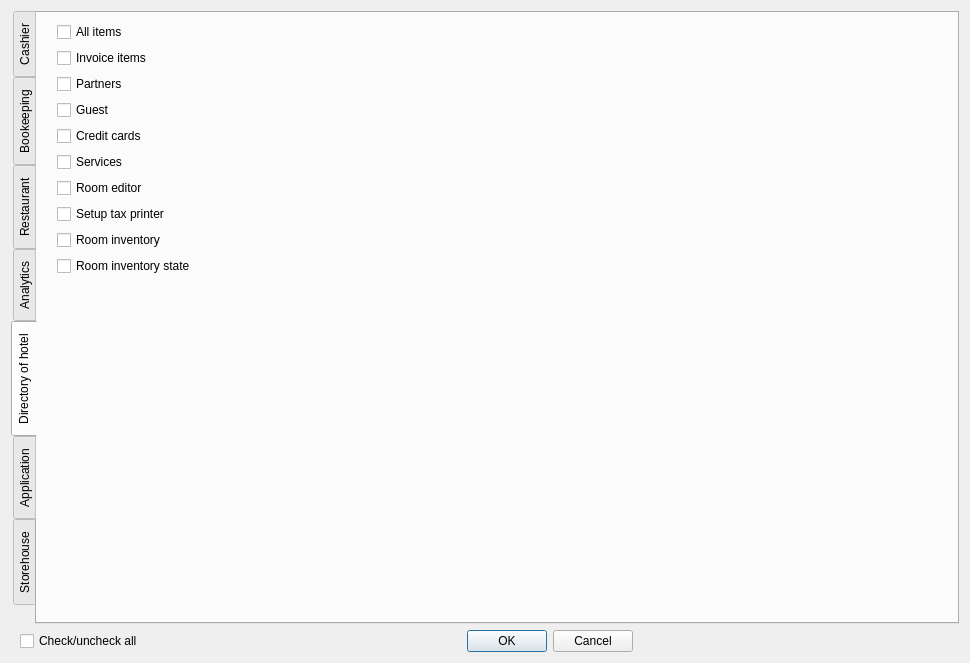
<?xml version="1.0" encoding="UTF-8"?>
<ui version="4.0">
 <class>DlgUserRights</class>
 <widget class="QDialog" name="DlgUserRights">
  <property name="geometry">
   <rect>
    <x>0</x>
    <y>0</y>
    <width>970</width>
    <height>663</height>
   </rect>
  </property>
  <property name="sizePolicy">
   <sizepolicy hsizetype="Preferred" vsizetype="Preferred">
    <horstretch>0</horstretch>
    <verstretch>0</verstretch>
   </sizepolicy>
  </property>
  <property name="windowTitle">
   <string>Rights for</string>
  </property>
  <property name="Tag" stdset="0">
   <number>10</number>
  </property>
  <layout class="QVBoxLayout" name="verticalLayout_2">
   <item>
    <widget class="QTabWidget" name="tw">
     <property name="tabPosition">
      <enum>QTabWidget::West</enum>
     </property>
     <property name="currentIndex">
      <number>4</number>
     </property>
     <property name="elideMode">
      <enum>Qt::ElideNone</enum>
     </property>
     <property name="usesScrollButtons">
      <bool>true</bool>
     </property>
     <property name="documentMode">
      <bool>false</bool>
     </property>
     <widget class="QWidget" name="tabCashier">
      <attribute name="title">
       <string>Cashier</string>
      </attribute>
      <layout class="QVBoxLayout" name="verticalLayout">
       <property name="leftMargin">
        <number>20</number>
       </property>
       <item>
        <widget class="EQCheckBox" name="chMenuCashier">
         <property name="text">
          <string>All items</string>
         </property>
         <property name="Tag" stdset="0">
          <number>29</number>
         </property>
        </widget>
       </item>
       <item>
        <widget class="EQCheckBox" name="chAdvanceReceipt">
         <property name="text">
          <string>Advance voucher</string>
         </property>
         <property name="Tag" stdset="0">
          <number>39</number>
         </property>
        </widget>
       </item>
       <item>
        <widget class="EQCheckBox" name="chReceiptVaucher">
         <property name="text">
          <string>Receipt voucher</string>
         </property>
         <property name="Tag" stdset="0">
          <number>40</number>
         </property>
        </widget>
       </item>
       <item>
        <widget class="EQCheckBox" name="chPostCharge">
         <property name="text">
          <string>Post charging</string>
         </property>
         <property name="Tag" stdset="0">
          <number>41</number>
         </property>
        </widget>
       </item>
       <item>
        <widget class="EQCheckBox" name="chDiscountVaucher">
         <property name="text">
          <string>Discount voucher</string>
         </property>
         <property name="Tag" stdset="0">
          <number>43</number>
         </property>
        </widget>
       </item>
       <item>
        <widget class="EQCheckBox" name="chTransferAmount">
         <property name="text">
          <string>Transfer voucher</string>
         </property>
         <property name="Tag" stdset="0">
          <number>42</number>
         </property>
        </widget>
       </item>
       <item>
        <widget class="EQCheckBox" name="chRefundVoucher">
         <property name="text">
          <string>Refund voucher</string>
         </property>
         <property name="Tag" stdset="0">
          <number>101</number>
         </property>
        </widget>
       </item>
       <item>
        <widget class="EQCheckBox" name="chTransferAnyDirection">
         <property name="text">
          <string>Transfer amount, any direction</string>
         </property>
         <property name="Tag" stdset="0">
          <number>102</number>
         </property>
        </widget>
       </item>
       <item>
        <widget class="EQCheckBox" name="chCashReports">
         <property name="text">
          <string>Cash reports</string>
         </property>
         <property name="Tag" stdset="0">
          <number>44</number>
         </property>
        </widget>
       </item>
       <item>
        <widget class="EQCheckBox" name="chCurrencies">
         <property name="text">
          <string>Currencies</string>
         </property>
         <property name="Tag" stdset="0">
          <number>38</number>
         </property>
        </widget>
       </item>
       <item>
        <widget class="EQCheckBox" name="chInvoiceExportToExcel">
         <property name="text">
          <string>Export invoice to excel</string>
         </property>
         <property name="Tag" stdset="0">
          <number>89</number>
         </property>
        </widget>
       </item>
       <item>
        <widget class="EQCheckBox" name="chAdvanceReport">
         <property name="text">
          <string>Advance report</string>
         </property>
         <property name="Tag" stdset="0">
          <string>91</string>
         </property>
        </widget>
       </item>
       <item>
        <widget class="EQCheckBox" name="chChangeRVDateBank">
         <property name="text">
          <string>Chage date for saved bank receipt voucher</string>
         </property>
         <property name="Tag" stdset="0">
          <number>93</number>
         </property>
        </widget>
       </item>
       <item>
        <widget class="EQCheckBox" name="chChangeRVDateCash">
         <property name="text">
          <string>Change date for saved cash receipt voucher</string>
         </property>
         <property name="Tag" stdset="0">
          <number>94</number>
         </property>
        </widget>
       </item>
       <item>
        <widget class="EQCheckBox" name="chChangeRVDateCL">
         <property name="text">
          <string>Change date for saved CL receipt voucher</string>
         </property>
         <property name="Tag" stdset="0">
          <number>95</number>
         </property>
        </widget>
       </item>
       <item>
        <widget class="EQCheckBox" name="chChangeDateRVCard">
         <property name="text">
          <string>Change date for saved card receipt voucher</string>
         </property>
         <property name="Tag" stdset="0">
          <number>96</number>
         </property>
        </widget>
       </item>
       <item>
        <spacer name="verticalSpacer_3">
         <property name="orientation">
          <enum>Qt::Vertical</enum>
         </property>
         <property name="sizeHint" stdset="0">
          <size>
           <width>20</width>
           <height>405</height>
          </size>
         </property>
        </spacer>
       </item>
      </layout>
     </widget>
     <widget class="QWidget" name="tabBookeeping">
      <attribute name="title">
       <string>Bookeeping</string>
      </attribute>
      <layout class="QVBoxLayout" name="verticalLayout_3">
       <property name="leftMargin">
        <number>20</number>
       </property>
       <item>
        <widget class="EQCheckBox" name="chMenuBookeeping">
         <property name="text">
          <string>All items</string>
         </property>
         <property name="Tag" stdset="0">
          <number>9</number>
         </property>
        </widget>
       </item>
       <item>
        <widget class="EQCheckBox" name="chVaucherHistory">
         <property name="text">
          <string>Vouchers history</string>
         </property>
         <property name="Tag" stdset="0">
          <number>37</number>
         </property>
        </widget>
       </item>
       <item>
        <widget class="EQCheckBox" name="chDailyMovement">
         <property name="text">
          <string>Daily movement</string>
         </property>
         <property name="Tag" stdset="0">
          <number>30</number>
         </property>
        </widget>
       </item>
       <item>
        <widget class="EQCheckBox" name="chMonthlyTotal">
         <property name="text">
          <string>Monthly total</string>
         </property>
         <property name="Tag" stdset="0">
          <number>31</number>
         </property>
        </widget>
       </item>
       <item>
        <widget class="EQCheckBox" name="chCheckoutInvoices">
         <property name="text">
          <string>Checkout invoices</string>
         </property>
         <property name="Tag" stdset="0">
          <number>33</number>
         </property>
        </widget>
       </item>
       <item>
        <widget class="EQCheckBox" name="chMoveInvoiceItem">
         <property name="text">
          <string>Move entry in checkout invoice</string>
         </property>
         <property name="Tag" stdset="0">
          <number>80</number>
         </property>
        </widget>
       </item>
       <item>
        <widget class="EQCheckBox" name="chSuperCorrection">
         <property name="text">
          <string>Super correction</string>
         </property>
         <property name="Tag" stdset="0">
          <number>27</number>
         </property>
        </widget>
       </item>
       <item>
        <widget class="EQCheckBox" name="chBookHGuestTrayLegder">
         <property name="text">
          <string>Guest tray ledger</string>
         </property>
         <property name="Tag" stdset="0">
          <number>107</number>
         </property>
        </widget>
       </item>
       <item>
        <widget class="EQCheckBox" name="chInhouseDetailedBalance">
         <property name="text">
          <string>Inhouse guests detailed balances</string>
         </property>
         <property name="Tag" stdset="0">
          <number>108</number>
         </property>
        </widget>
       </item>
       <item>
        <widget class="EQCheckBox" name="chYeralyFinancial">
         <property name="text">
          <string>Yearly financial report</string>
         </property>
         <property name="Tag" stdset="0">
          <number>109</number>
         </property>
        </widget>
       </item>
       <item>
        <spacer name="verticalSpacer_4">
         <property name="orientation">
          <enum>Qt::Vertical</enum>
         </property>
         <property name="sizeHint" stdset="0">
          <size>
           <width>20</width>
           <height>428</height>
          </size>
         </property>
        </spacer>
       </item>
      </layout>
     </widget>
     <widget class="QWidget" name="tabRestaurant">
      <attribute name="title">
       <string>Restaurant</string>
      </attribute>
      <layout class="QVBoxLayout" name="verticalLayout_4">
       <property name="leftMargin">
        <number>20</number>
       </property>
       <item>
        <widget class="EQCheckBox" name="chMenuRestaurant">
         <property name="text">
          <string>Directory</string>
         </property>
         <property name="Tag" stdset="0">
          <string>10</string>
         </property>
        </widget>
       </item>
       <item>
        <widget class="EQCheckBox" name="chOnlineRest">
         <property name="text">
          <string>Restaurant online</string>
         </property>
         <property name="Tag" stdset="0">
          <number>79</number>
         </property>
        </widget>
       </item>
       <item>
        <widget class="EQCheckBox" name="chReportRestaurant">
         <property name="text">
          <string>Restaurant total</string>
         </property>
         <property name="Tag" stdset="0">
          <number>32</number>
         </property>
        </widget>
       </item>
       <item>
        <widget class="EQCheckBox" name="chRestaurantReports">
         <property name="text">
          <string>Reports</string>
         </property>
         <property name="Tag" stdset="0">
          <string>81</string>
         </property>
        </widget>
       </item>
       <item>
        <widget class="EQCheckBox" name="choMovement">
         <property name="text">
          <string>Move table/dishes</string>
         </property>
         <property name="Tag" stdset="0">
          <number>50</number>
         </property>
        </widget>
       </item>
       <item>
        <widget class="EQCheckBox" name="choCancelation">
         <property name="text">
          <string>Cancelation</string>
         </property>
         <property name="Tag" stdset="0">
          <number>51</number>
         </property>
        </widget>
       </item>
       <item>
        <widget class="EQCheckBox" name="choPrintUnlimitedReceipt">
         <property name="text">
          <string>Print unlimited receipt</string>
         </property>
         <property name="Tag" stdset="0">
          <number>52</number>
         </property>
        </widget>
       </item>
       <item>
        <widget class="EQCheckBox" name="choPrintReports">
         <property name="text">
          <string>Print reports</string>
         </property>
         <property name="Tag" stdset="0">
          <number>53</number>
         </property>
        </widget>
       </item>
       <item>
        <widget class="EQCheckBox" name="chRestReportanyDay">
         <property name="text">
          <string>Print reports, any day</string>
         </property>
         <property name="Tag" stdset="0">
          <number>68</number>
         </property>
        </widget>
       </item>
       <item>
        <widget class="EQCheckBox" name="chPrintReceiptByNumber">
         <property name="text">
          <string>Print receipt by number</string>
         </property>
         <property name="Tag" stdset="0">
          <number>73</number>
         </property>
        </widget>
       </item>
       <item>
        <widget class="EQCheckBox" name="chPrintTaxByNumber">
         <property name="text">
          <string>Print tax by number</string>
         </property>
         <property name="Tag" stdset="0">
          <number>78</number>
         </property>
        </widget>
       </item>
       <item>
        <widget class="EQCheckBox" name="chBanket">
         <property name="text">
          <string>Banket</string>
         </property>
         <property name="Tag" stdset="0">
          <number>55</number>
         </property>
        </widget>
       </item>
       <item>
        <widget class="EQCheckBox" name="chBreakfast">
         <property name="text">
          <string>Breakfast</string>
         </property>
         <property name="Tag" stdset="0">
          <number>57</number>
         </property>
        </widget>
       </item>
       <item>
        <widget class="EQCheckBox" name="chRecover">
         <property name="text">
          <string>Recover order</string>
         </property>
         <property name="Tag" stdset="0">
          <number>56</number>
         </property>
        </widget>
       </item>
       <item>
        <widget class="EQCheckBox" name="chComplimentary">
         <property name="text">
          <string>Complimentary</string>
         </property>
         <property name="Tag" stdset="0">
          <number>54</number>
         </property>
        </widget>
       </item>
       <item>
        <widget class="EQCheckBox" name="chRemoveOrderPermanent">
         <property name="text">
          <string>Remove order permanently</string>
         </property>
         <property name="Tag" stdset="0">
          <number>76</number>
         </property>
        </widget>
       </item>
       <item>
        <spacer name="verticalSpacer_6">
         <property name="orientation">
          <enum>Qt::Vertical</enum>
         </property>
         <property name="sizeHint" stdset="0">
          <size>
           <width>20</width>
           <height>195</height>
          </size>
         </property>
        </spacer>
       </item>
      </layout>
     </widget>
     <widget class="QWidget" name="tabAnalitics">
      <attribute name="title">
       <string>Analytics</string>
      </attribute>
      <layout class="QVBoxLayout" name="verticalLayout_12">
       <item>
        <widget class="EQCheckBox" name="chAnalyticsMenu">
         <property name="text">
          <string>All items</string>
         </property>
         <property name="Tag" stdset="0">
          <number>61</number>
         </property>
        </widget>
       </item>
       <item>
        <widget class="EQCheckBox" name="chMonthlyOccupancyPercentages">
         <property name="text">
          <string>Monthly occupancies percetages</string>
         </property>
         <property name="Tag" stdset="0">
          <number>110</number>
         </property>
        </widget>
       </item>
       <item>
        <widget class="EQCheckBox" name="chGuestByNationality">
         <property name="text">
          <string>Guests by nationality</string>
         </property>
         <property name="Tag" stdset="0">
          <number>111</number>
         </property>
        </widget>
       </item>
       <item>
        <widget class="EQCheckBox" name="chCardexAnalysis">
         <property name="text">
          <string>Cardex analysis</string>
         </property>
         <property name="Tag" stdset="0">
          <number>67</number>
         </property>
        </widget>
       </item>
       <item>
        <widget class="EQCheckBox" name="chReportSet">
         <property name="text">
          <string>Report set</string>
         </property>
         <property name="Tag" stdset="0">
          <number>75</number>
         </property>
        </widget>
       </item>
       <item>
        <widget class="EQCheckBox" name="chCallIn">
         <property name="text">
          <string>Incoming calls</string>
         </property>
         <property name="Tag" stdset="0">
          <number>62</number>
         </property>
        </widget>
       </item>
       <item>
        <widget class="EQCheckBox" name="chCallOut">
         <property name="text">
          <string>Outgoing calls</string>
         </property>
         <property name="Tag" stdset="0">
          <number>63</number>
         </property>
        </widget>
       </item>
       <item>
        <widget class="EQCheckBox" name="chCallInt">
         <property name="text">
          <string>Internal calls</string>
         </property>
         <property name="Tag" stdset="0">
          <number>64</number>
         </property>
        </widget>
       </item>
       <item>
        <widget class="EQCheckBox" name="chCallTrasferOut">
         <property name="text">
          <string>Transfer out calls</string>
         </property>
         <property name="Tag" stdset="0">
          <number>65</number>
         </property>
        </widget>
       </item>
       <item>
        <widget class="EQCheckBox" name="chCallTransferIn">
         <property name="text">
          <string>Transfer in calls</string>
         </property>
         <property name="Tag" stdset="0">
          <number>66</number>
         </property>
        </widget>
       </item>
       <item>
        <spacer name="verticalSpacer_7">
         <property name="orientation">
          <enum>Qt::Vertical</enum>
         </property>
         <property name="sizeHint" stdset="0">
          <size>
           <width>20</width>
           <height>405</height>
          </size>
         </property>
        </spacer>
       </item>
      </layout>
     </widget>
     <widget class="QWidget" name="tabDirectoryofHotel">
      <attribute name="title">
       <string>Directory of hotel</string>
      </attribute>
      <layout class="QVBoxLayout" name="verticalLayout_6">
       <property name="leftMargin">
        <number>20</number>
       </property>
       <item>
        <widget class="EQCheckBox" name="chMenuDirectory">
         <property name="text">
          <string>All items</string>
         </property>
         <property name="Tag" stdset="0">
          <number>11</number>
         </property>
        </widget>
       </item>
       <item>
        <widget class="EQCheckBox" name="chInvoiceItems">
         <property name="text">
          <string>Invoice items</string>
         </property>
         <property name="Tag" stdset="0">
          <number>36</number>
         </property>
        </widget>
       </item>
       <item>
        <widget class="EQCheckBox" name="chPartners">
         <property name="text">
          <string>Partners</string>
         </property>
         <property name="Tag" stdset="0">
          <number>13</number>
         </property>
        </widget>
       </item>
       <item>
        <widget class="EQCheckBox" name="chGuests">
         <property name="text">
          <string>Guest</string>
         </property>
         <property name="Tag" stdset="0">
          <number>14</number>
         </property>
        </widget>
       </item>
       <item>
        <widget class="EQCheckBox" name="chCreditCard">
         <property name="text">
          <string>Credit cards</string>
         </property>
         <property name="Tag" stdset="0">
          <number>15</number>
         </property>
        </widget>
       </item>
       <item>
        <widget class="EQCheckBox" name="chServices">
         <property name="text">
          <string>Services</string>
         </property>
         <property name="Tag" stdset="0">
          <number>25</number>
         </property>
        </widget>
       </item>
       <item>
        <widget class="EQCheckBox" name="chRoomEditor">
         <property name="text">
          <string>Room editor</string>
         </property>
         <property name="Tag" stdset="0">
          <string>34</string>
         </property>
        </widget>
       </item>
       <item>
        <widget class="EQCheckBox" name="chSetupTax">
         <property name="text">
          <string>Setup tax printer</string>
         </property>
         <property name="Tag" stdset="0">
          <number>35</number>
         </property>
        </widget>
       </item>
       <item>
        <widget class="EQCheckBox" name="chHotelRoomInventory">
         <property name="text">
          <string>Room inventory</string>
         </property>
         <property name="Tag" stdset="0">
          <number>87</number>
         </property>
        </widget>
       </item>
       <item>
        <widget class="EQCheckBox" name="chRoomInventoryState">
         <property name="text">
          <string>Room inventory state</string>
         </property>
         <property name="Tag" stdset="0">
          <number>88</number>
         </property>
        </widget>
       </item>
       <item>
        <spacer name="verticalSpacer_8">
         <property name="orientation">
          <enum>Qt::Vertical</enum>
         </property>
         <property name="sizeHint" stdset="0">
          <size>
           <width>20</width>
           <height>405</height>
          </size>
         </property>
        </spacer>
       </item>
      </layout>
     </widget>
     <widget class="QWidget" name="tabApplication">
      <attribute name="title">
       <string>Application</string>
      </attribute>
      <layout class="QVBoxLayout" name="verticalLayout_5">
       <property name="leftMargin">
        <number>20</number>
       </property>
       <item>
        <widget class="EQCheckBox" name="chMenuApplication">
         <property name="text">
          <string>All items</string>
         </property>
         <property name="Tag" stdset="0">
          <number>5</number>
         </property>
        </widget>
       </item>
       <item>
        <widget class="EQCheckBox" name="chUsersGroups">
         <property name="text">
          <string>Users groups</string>
         </property>
         <property name="Tag" stdset="0">
          <number>6</number>
         </property>
        </widget>
       </item>
       <item>
        <widget class="EQCheckBox" name="chUsers">
         <property name="text">
          <string>Users</string>
         </property>
         <property name="Tag" stdset="0">
          <number>7</number>
         </property>
        </widget>
       </item>
       <item>
        <widget class="EQCheckBox" name="chTrackChanges">
         <property name="text">
          <string>Changes tracking, common</string>
         </property>
         <property name="Tag" stdset="0">
          <number>8</number>
         </property>
        </widget>
       </item>
       <item>
        <widget class="EQCheckBox" name="chTrakingIndividual">
         <property name="text">
          <string>Changes tracking, individual</string>
         </property>
         <property name="Tag" stdset="0">
          <number>97</number>
         </property>
        </widget>
       </item>
       <item>
        <widget class="EQCheckBox" name="chGlobalConfig">
         <property name="text">
          <string>Global config</string>
         </property>
         <property name="Tag" stdset="0">
          <number>21</number>
         </property>
        </widget>
       </item>
       <item>
        <widget class="EQCheckBox" name="chUpdateProgram">
         <property name="text">
          <string>Update program</string>
         </property>
         <property name="Tag" stdset="0">
          <number>26</number>
         </property>
        </widget>
       </item>
       <item>
        <widget class="EQCheckBox" name="chExportInvoice">
         <property name="text">
          <string>Export invoices</string>
         </property>
         <property name="Tag" stdset="0">
          <number>22</number>
         </property>
        </widget>
       </item>
       <item>
        <widget class="EQCheckBox" name="chSingleVaucher">
         <property name="text">
          <string>Export event, restaurant</string>
         </property>
         <property name="Tag" stdset="0">
          <number>70</number>
         </property>
        </widget>
       </item>
       <item>
        <widget class="EQCheckBox" name="chExportSingleVauchers">
         <property name="text">
          <string>Export single vouchers</string>
         </property>
         <property name="Tag" stdset="0">
          <number>77</number>
         </property>
        </widget>
       </item>
       <item>
        <widget class="EQCheckBox" name="chActiveReserve">
         <property name="text">
          <string>Export active reservations</string>
         </property>
         <property name="Tag" stdset="0">
          <number>71</number>
         </property>
        </widget>
       </item>
       <item>
        <spacer name="verticalSpacer_9">
         <property name="orientation">
          <enum>Qt::Vertical</enum>
         </property>
         <property name="sizeHint" stdset="0">
          <size>
           <width>20</width>
           <height>359</height>
          </size>
         </property>
        </spacer>
       </item>
      </layout>
     </widget>
     <widget class="QWidget" name="tabStorehouse">
      <attribute name="title">
       <string>Storehouse</string>
      </attribute>
      <layout class="QVBoxLayout" name="verticalLayout_8">
       <item>
        <widget class="EQCheckBox" name="chStoreHouseAllItems">
         <property name="text">
          <string>All items</string>
         </property>
         <property name="Tag" stdset="0">
          <number>86</number>
         </property>
        </widget>
       </item>
       <item>
        <spacer name="verticalSpacer_10">
         <property name="orientation">
          <enum>Qt::Vertical</enum>
         </property>
         <property name="sizeHint" stdset="0">
          <size>
           <width>20</width>
           <height>566</height>
          </size>
         </property>
        </spacer>
       </item>
      </layout>
     </widget>
    </widget>
   </item>
   <item>
    <widget class="QWidget" name="widget" native="true">
     <property name="sizePolicy">
      <sizepolicy hsizetype="Minimum" vsizetype="Minimum">
       <horstretch>0</horstretch>
       <verstretch>0</verstretch>
      </sizepolicy>
     </property>
     <layout class="QHBoxLayout" name="horizontalLayout">
      <property name="topMargin">
       <number>0</number>
      </property>
      <property name="bottomMargin">
       <number>0</number>
      </property>
      <item>
       <widget class="QCheckBox" name="chCheckUncheck">
        <property name="text">
         <string>Check/uncheck all</string>
        </property>
       </widget>
      </item>
      <item>
       <spacer name="horizontalSpacer">
        <property name="orientation">
         <enum>Qt::Horizontal</enum>
        </property>
        <property name="sizeHint" stdset="0">
         <size>
          <width>138</width>
          <height>20</height>
         </size>
        </property>
       </spacer>
      </item>
      <item>
       <widget class="QPushButton" name="btnOk">
        <property name="text">
         <string>OK</string>
        </property>
       </widget>
      </item>
      <item>
       <widget class="QPushButton" name="btnCancel">
        <property name="text">
         <string>Cancel</string>
        </property>
       </widget>
      </item>
      <item>
       <spacer name="horizontalSpacer_2">
        <property name="orientation">
         <enum>Qt::Horizontal</enum>
        </property>
        <property name="sizeHint" stdset="0">
         <size>
          <width>137</width>
          <height>20</height>
         </size>
        </property>
       </spacer>
      </item>
     </layout>
    </widget>
   </item>
  </layout>
 </widget>
 <customwidgets>
  <customwidget>
   <class>EQCheckBox</class>
   <extends>QCheckBox</extends>
   <header location="global">eqcheckbox.h</header>
  </customwidget>
 </customwidgets>
 <resources/>
 <connections/>
</ui>
